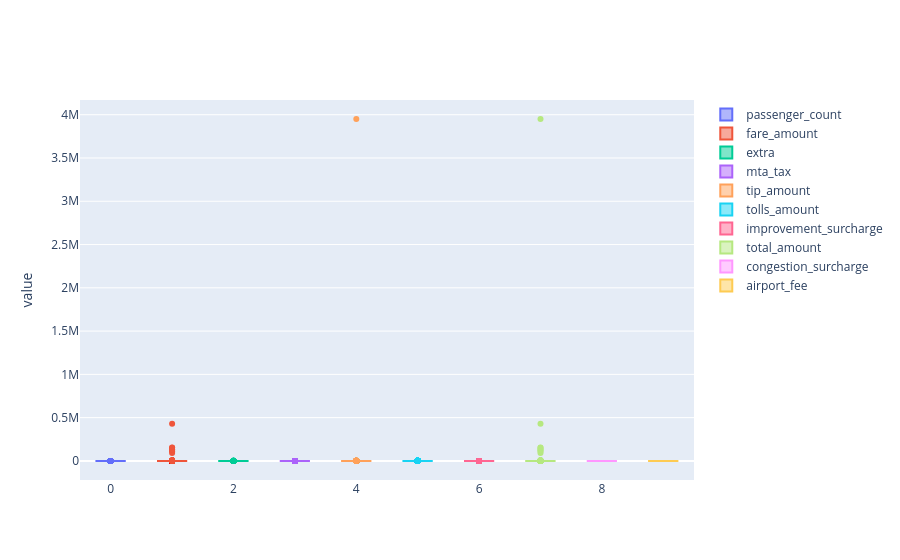

Here is the notebook cell this chart was saved with:
### Markdown cell above
**Interpretation:** The most striking finding is that `trip_distance` completely dominates the scale, with outliers reaching 19M and 15M, which are clearly erroneous values (no NYC taxi trip covers millions of miles). This confirms the data quality issues found in section 5.2. All other columns (`fare_amount`, `total_amount`, `tip_amount`, etc.) are crushed near zero by comparison, making their individual distributions impossible to read at this scale. The practical takeaway is that `trip_distance` contains extreme outliers that must be removed in preprocessing, they are so severe they distort the entire chart. Individual box plots per column would be needed for a proper distributional analysis of the remaining fields. For that reason is that we will now try to observe:

### Code cell
df_taxi_all.select(
    "passenger_count",
    "fare_amount",
    "extra",
    "mta_tax",
    "tip_amount",
    "tolls_amount",
    "improvement_surcharge",
    "total_amount",
    "congestion_surcharge",
    "airport_fee"
).plot.box()

### Figure 1 — Plotly figure (JSON) as saved in the notebook; plotly's stock layout.template omitted (floating-point values rounded to 4 significant figures; data arrays with more than 128 entries replaced by an {"elided": "..."} marker saying what was removed)
{"data": [{"boxpoints": "suspectedoutliers", "lowerfence": [0], "mean": [1.667], "median": [1], "name": "passenger_count", "notched": false, "q1": [1], "q3": [2], "type": "box", "upperfence": [3], "x": [0], "y": {"elided": "1x1001 int values"}}, {"boxpoints": "suspectedoutliers", "lowerfence": [-4.5], "mean": [12.39], "median": [9], "name": "fare_amount", "notched": false, "q1": [6.5], "q3": [14], "type": "box", "upperfence": [25.22], "x": [1], "y": {"elided": "1x1001 float values"}}, {"boxpoints": "suspectedoutliers", "lowerfence": [-0.7], "mean": [0.3243], "median": [0], "name": "extra", "notched": false, "q1": [0], "q3": [0.5], "type": "box", "upperfence": [1.23], "x": [2], "y": {"elided": "1x1001 float values"}}, {"boxpoints": "suspectedoutliers", "lowerfence": [0.5], "mean": [0.4978], "median": [0.5], "name": "mta_tax", "notched": false, "q1": [0.5], "q3": [0.5], "type": "box", "upperfence": [0.5], "x": [3], "y": {"elided": "1x1001 float values"}}, {"boxpoints": "suspectedoutliers", "lowerfence": [-3.32], "mean": [1.795], "median": [1.26], "name": "tip_amount", "notched": false, "q1": [0], "q3": [2.26], "type": "box", "upperfence": [5.64], "x": [4], "y": {"elided": "1x1001 float values"}}, {"boxpoints": "suspectedoutliers", "lowerfence": [0], "mean": [0.2844], "median": [0], "name": "tolls_amount", "notched": false, "q1": [0], "q3": [0], "type": "box", "upperfence": [0], "x": [5], "y": {"elided": "1x1001 float values"}}, {"boxpoints": "suspectedoutliers", "lowerfence": [0.3], "mean": [0.2953], "median": [0.3], "name": "improvement_surcharge", "notched": false, "q1": [0.3], "q3": [0.3], "type": "box", "upperfence": [0.3], "x": [6], "y": {"elided": "1x1001 float values"}}, {"boxpoints": "suspectedoutliers", "lowerfence": [-4.94], "mean": [15.59], "median": [11.55], "name": "total_amount", "notched": false, "q1": [8.3], "q3": [17.15], "type": "box", "upperfence": [30.42], "x": [7], "y": {"elided": "1x1001 float values"}}, {"boxpoints": "suspectedoutliers", "lowerfence": [null], "mean": [null], "median": [null], "name": "congestion_surcharge", "notched": false, "q1": [null], "q3": [null], "type": "box", "upperfence": [null], "x": [8]}, {"boxpoints": "suspectedoutliers", "lowerfence": [null], "mean": [null], "median": [null], "name": "airport_fee", "notched": false, "q1": [null], "q3": [null], "type": "box", "upperfence": [null], "x": [9]}], "layout": {"yaxis": {"title": {"text": "value"}}}}
